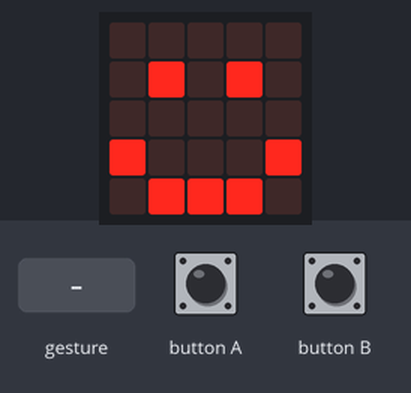
Bench run of a program on a simulated BBC micro:bit (MakeCode). On the bench: the board's 5×5 LED display. The test bench sets the inputs (shaded band). Random numbers come from a fixed seed; a tilt is held for 1.5 s and a shake lasts 1 s, then the board lies face up again; the short countdown, score and lost-life animations are approximate.

Above: at 1.8 s.
1.9 s: button A pressed for 0.15 s
At 3.6 s:
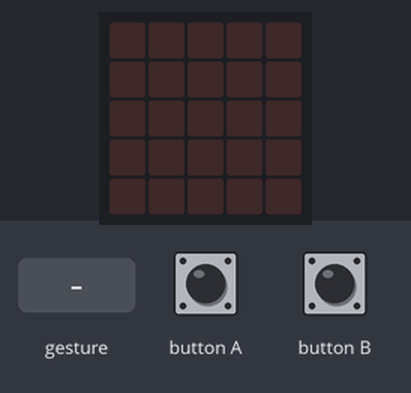
4.1 s: button B pressed for 0.15 s
At 4.8 s:
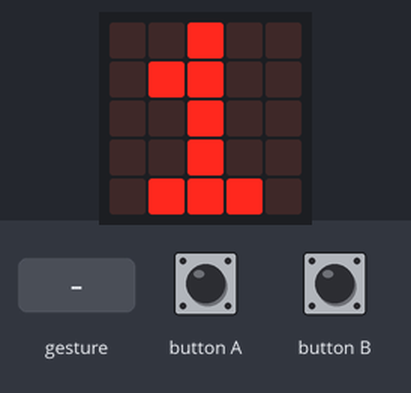
5.7 s: gesture 'shake'
At 6.7 s:
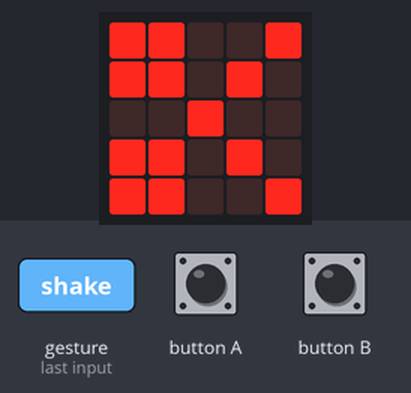
8.7 s: gesture 'shake'
At 10.1 s:
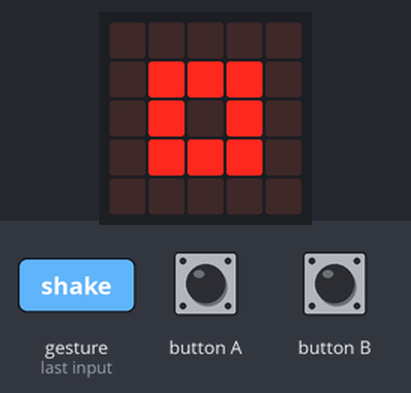
Timing chart, 0 to 11.7 s (numbered marks = the images above; inputs shaded):
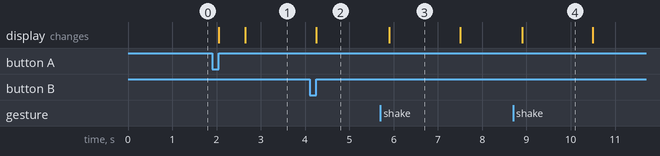

The program:

main.ts
```typescript
// (licence header left out)
let randomNumber: number = 0

randomNumber = -1
basic.clearScreen()
basic.showIcon(IconNames.Happy)

input.onGesture(Gesture.Shake, function () {
    randomNumber = randint(0,2)
    basic.clearScreen()

    //rock
    if (randomNumber == 2) {
        basic.showIcon(IconNames.SmallSquare)
    }


   //paper
    if (randomNumber == 1) {
        basic.showIcon(IconNames.Square)
    }

//Scissors
    if (randomNumber == 0) {
        basic.showIcon(IconNames.Scissors)
    }

    basic.pause(1000)
    basic.showIcon(IconNames.Happy)
})

input.onButtonPressed(Button.A, function () {
    basic.showIcon(IconNames.Yes)
    game.addScore(1)
})

input.onButtonPressed(Button.B, function () {

        basic.showNumber(game.score())
})
```

Measured:
- after the input at 1.9 s, the display: first changes after 0.15 s (image 1 shows a later state)
- after the input at 4.1 s, the display: changes after 0.15 s (image 2)
- after the input at 5.7 s, the display: changes after 0.20 s (image 3)
- after the input at 8.7 s, the display: changes after 0.20 s (image 4)
- what the display in image 3 shows lasts 1.6 s, from 5.9 s to 7.5 s
